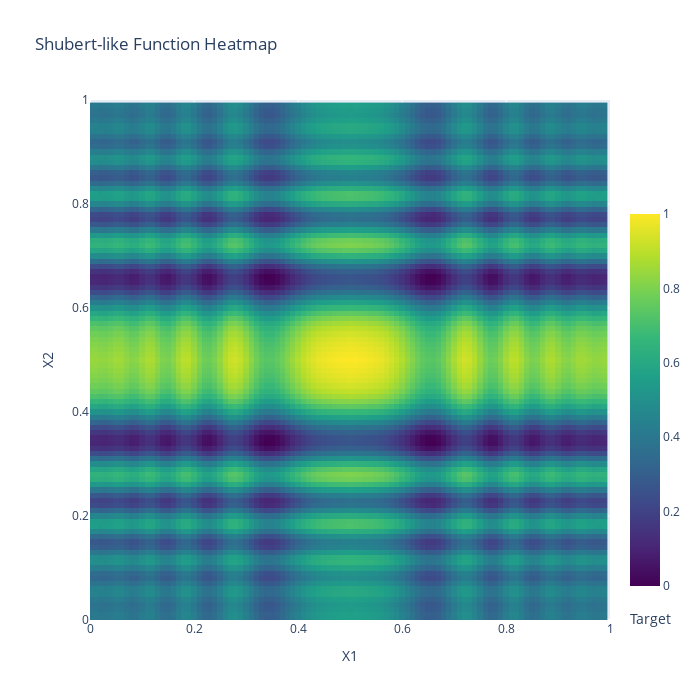

Notebook code for this chart:
### Code cell
# Set input space
n_dim_X = 2
X_bounds = np.array([(0, 1)]*n_dim_X)

def shubert_like_function_1d(X: np.ndarray) -> np.ndarray:
    return shubert_like_function(X, 1)

# Plot heatmap
plot_heatmap(shubert_like_function_1d, 'Shubert-like Function', X_bounds)

### Figure 1 — Plotly figure (JSON) as saved in the notebook; plotly's stock layout.template omitted (floating-point values rounded to 4 significant figures; data arrays with more than 128 entries replaced by an {"elided": "..."} marker saying what was removed)
{"data": [{"colorbar": {"len": 0.8, "thickness": 30, "title": {"side": "bottom", "text": "Target"}, "x": 1, "xanchor": "left", "y": 0, "yanchor": "bottom"}, "colorscale": [[0, "#440154"], [0.1111, "#482878"], [0.2222, "#3e4989"], [0.3333, "#31688e"], [0.4444, "#26828e"], [0.5556, "#1f9e89"], [0.6667, "#35b779"], [0.7778, "#6ece58"], [0.8889, "#b5de2b"], [1, "#fde725"]], "type": "heatmap", "x": [0, 0.01, 0.02, 0.03, 0.04, 0.05, 0.06, 0.07, 0.08, 0.09, 0.1, 0.11, 0.12, 0.13, 0.14, 0.15, 0.16, 0.17, 0.18, 0.19, 0.2, 0.21, 0.22, 0.23, 0.24, 0.25, 0.26, 0.27, 0.28, 0.29, 0.3, 0.31, 0.32, 0.33, 0.34, 0.35, 0.36, 0.37, 0.38, 0.39, 0.4, 0.41, 0.42, 0.43, 0.44, 0.45, 0.46, 0.47, 0.48, 0.49, 0.5, 0.51, 0.52, 0.53, 0.54, 0.55, 0.56, 0.57, 0.58, 0.59, 0.6, 0.61, 0.62, 0.63, 0.64, 0.65, 0.66, 0.67, 0.68, 0.69, 0.7, 0.71, 0.72, 0.73, 0.74, 0.75, 0.76, 0.77, 0.78, 0.79, 0.8, 0.81, 0.82, 0.83, 0.84, 0.85, 0.86, 0.87, 0.88, 0.89, 0.9, 0.91, 0.92, 0.93, 0.94, 0.95, 0.96, 0.97, 0.98, 0.99], "y": [0, 0.01, 0.02, 0.03, 0.04, 0.05, 0.06, 0.07, 0.08, 0.09, 0.1, 0.11, 0.12, 0.13, 0.14, 0.15, 0.16, 0.17, 0.18, 0.19, 0.2, 0.21, 0.22, 0.23, 0.24, 0.25, 0.26, 0.27, 0.28, 0.29, 0.3, 0.31, 0.32, 0.33, 0.34, 0.35, 0.36, 0.37, 0.38, 0.39, 0.4, 0.41, 0.42, 0.43, 0.44, 0.45, 0.46, 0.47, 0.48, 0.49, 0.5, 0.51, 0.52, 0.53, 0.54, 0.55, 0.56, 0.57, 0.58, 0.59, 0.6, 0.61, 0.62, 0.63, 0.64, 0.65, 0.66, 0.67, 0.68, 0.69, 0.7, 0.71, 0.72, 0.73, 0.74, 0.75, 0.76, 0.77, 0.78, 0.79, 0.8, 0.81, 0.82, 0.83, 0.84, 0.85, 0.86, 0.87, 0.88, 0.89, 0.9, 0.91, 0.92, 0.93, 0.94, 0.95, 0.96, 0.97, 0.98, 0.99], "z": {"elided": "100x100 float values"}}], "layout": {"height": 700, "showlegend": true, "title": {"text": "Shubert-like Function Heatmap"}, "width": 700, "xaxis": {"constrain": "domain", "range": [0, 1], "title": {"text": "X1"}}, "yaxis": {"constrain": "domain", "range": [0, 1], "scaleanchor": "x", "scaleratio": 1, "title": {"text": "X2"}}}}
